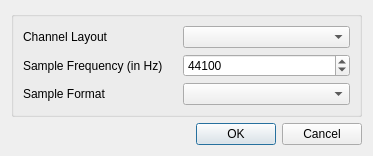
<?xml version="1.0" encoding="UTF-8"?>
<ui version="4.0">
 <class>AddEditAudioTrackDialog</class>
 <widget class="QDialog" name="AddEditAudioTrackDialog">
  <property name="geometry">
   <rect>
    <x>0</x>
    <y>0</y>
    <width>373</width>
    <height>146</height>
   </rect>
  </property>
  <property name="windowTitle">
   <string>Dialog</string>
  </property>
  <layout class="QVBoxLayout" name="verticalLayout">
   <item>
    <widget class="QGroupBox" name="groupBox">
     <property name="title">
      <string/>
     </property>
     <layout class="QFormLayout" name="formLayout">
      <property name="horizontalSpacing">
       <number>20</number>
      </property>
      <item row="0" column="0">
       <widget class="QLabel" name="label">
        <property name="text">
         <string>Channel Layout</string>
        </property>
       </widget>
      </item>
      <item row="1" column="0">
       <widget class="QLabel" name="label_2">
        <property name="text">
         <string>Sample Frequency (in Hz)</string>
        </property>
       </widget>
      </item>
      <item row="1" column="1">
       <widget class="QSpinBox" name="sampleFrequency">
        <property name="minimum">
         <number>1</number>
        </property>
        <property name="maximum">
         <number>384000</number>
        </property>
        <property name="value">
         <number>44100</number>
        </property>
       </widget>
      </item>
      <item row="2" column="0">
       <widget class="QLabel" name="label_3">
        <property name="text">
         <string>Sample Format</string>
        </property>
       </widget>
      </item>
      <item row="2" column="1">
       <widget class="QComboBox" name="sampleFormat"/>
      </item>
      <item row="0" column="1">
       <widget class="QComboBox" name="channelLayout"/>
      </item>
     </layout>
    </widget>
   </item>
   <item>
    <widget class="QDialogButtonBox" name="buttonBox">
     <property name="orientation">
      <enum>Qt::Horizontal</enum>
     </property>
     <property name="standardButtons">
      <set>QDialogButtonBox::Cancel|QDialogButtonBox::Ok</set>
     </property>
    </widget>
   </item>
  </layout>
 </widget>
 <resources/>
 <connections>
  <connection>
   <sender>buttonBox</sender>
   <signal>accepted()</signal>
   <receiver>AddEditAudioTrackDialog</receiver>
   <slot>accept()</slot>
   <hints>
    <hint type="sourcelabel">
     <x>248</x>
     <y>254</y>
    </hint>
    <hint type="destinationlabel">
     <x>157</x>
     <y>274</y>
    </hint>
   </hints>
  </connection>
  <connection>
   <sender>buttonBox</sender>
   <signal>rejected()</signal>
   <receiver>AddEditAudioTrackDialog</receiver>
   <slot>reject()</slot>
   <hints>
    <hint type="sourcelabel">
     <x>316</x>
     <y>260</y>
    </hint>
    <hint type="destinationlabel">
     <x>286</x>
     <y>274</y>
    </hint>
   </hints>
  </connection>
 </connections>
</ui>
